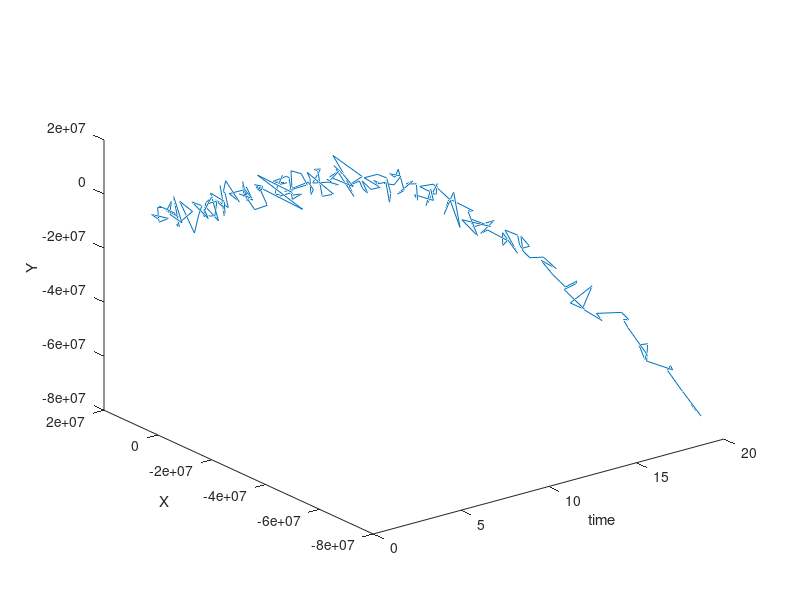

Reproduce this figure in MATLAB. (Note: this script raises an error after producing the figure.)
close all
clear all

radius = 1;
x = radius*randn(1,2); %initializing starting position

bias = randn(1,2);
bias = bias./norm(bias);

t = 0: 0.1 : 20;
Ts = 0.1;
path_a = zeros(length(t),2);

vel = 40;  % average velocity in meters / sec
path_a(1,:) = x;
path_b(1,:) = x;
for n = 2 : length(t)
    path_a(n,:) = path_a(n-1,:) + vel*Ts*bias - 2*t(n)^2*vel*Ts + 3*t(n)^3*vel*Ts - 3*t(n)^4*vel*Ts;
    path_b(n,:) = path_a(n,:) + randn(1,2)*3000000;
%    path_a(n,:) = path_a(n-1,:) + (t(n)^3)*vel*Ts*.5*randn(1,2) + 2*(t(n)^2)*vel*Ts*randn(1,2)+  vel*Ts*randn(1,2);
%    path_b(n,:) = path_b(n-1,:) + (t(n)^3)*vel*Ts*0.25 + 2*(t(n)^2)*vel*Ts*randn(1,2)+  vel*Ts*randn(1,2);
end


plot3(t,path_b(:,1),path_b(:,2))
xlabel('time')
ylabel('X')
zlabel('Y')
hold
%plot3(t,path_b(:,1),path_b(:,2),'g')
%%
t_predict = 1: 0.001: 20;

%t_predict = t;
[yhat,param] = pathpredict(path_b,t,t_predict);

plot3(t_predict,yhat(:,1),yhat(:,2),'r')
grid on